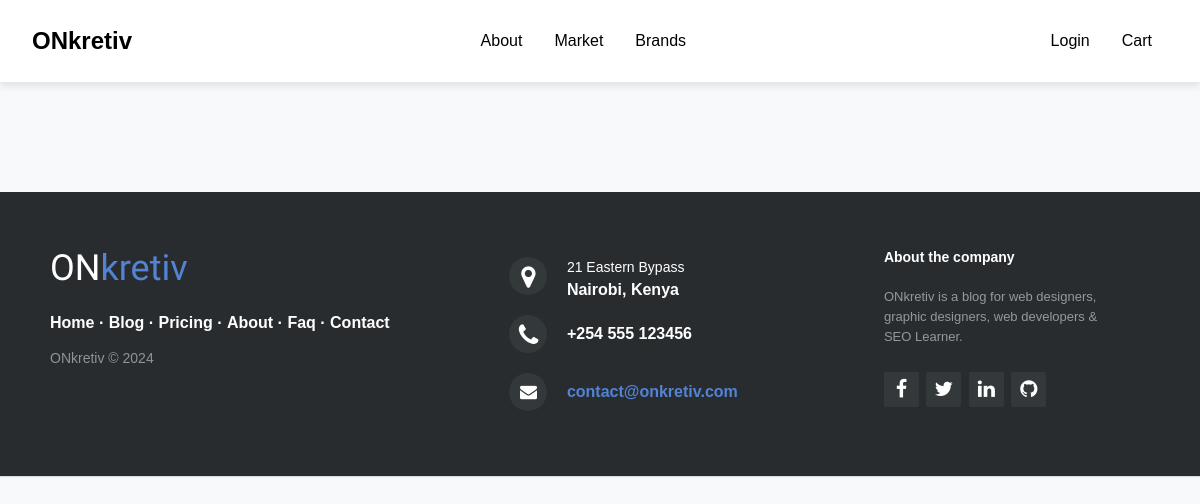
/, run on an earlier commit of the app's database.
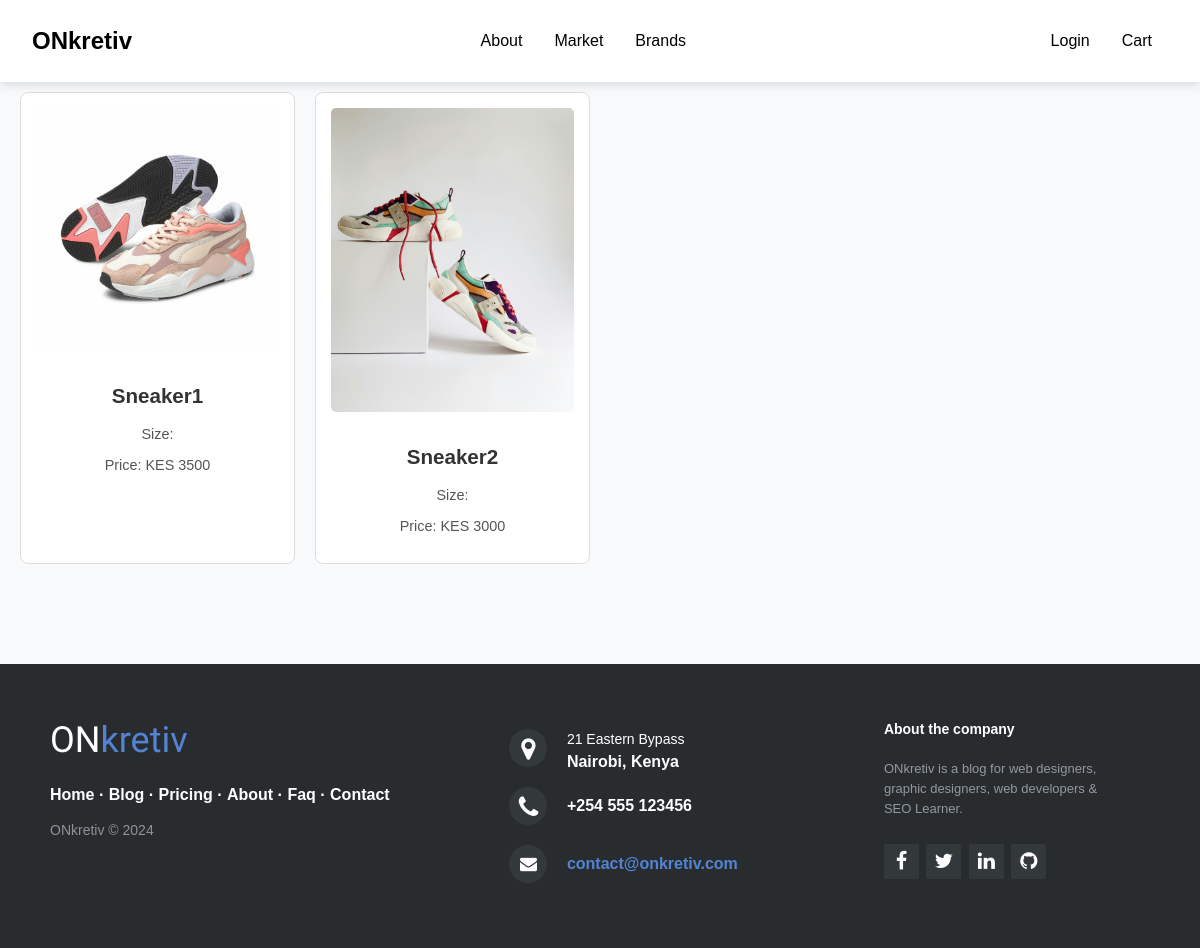
And on a later commit of the database.
### store/models.py (models this page shows, shortened)
class Product(models.Model):
    name = models.CharField(max_length=255)
    price = models.DecimalField(max_digits=10, decimal_places=2)
    description = models.TextField()
    image = models.ImageField(upload_to='products/')
    sku = models.CharField(max_length=100, unique=True)
    quantity = models.IntegerField(default=1)

### store/views.py (the view)
# urls.py: 2. Add a URL to urlpatterns:  path('', views.home, name='home')
def home(request):
    products = Product.objects.all() #Fetch all products from the database
    return render(request, 'store/home.html', {'products': products})

### store/templates/store/home.html (shortened to what this page needs)
{% load static %}
{% load cart_filters %}
<!DOCTYPE html>
<html lang="en">
<head>
    <link rel="stylesheet" href="http://maxcdn.bootstrapcdn.com/font-awesome/4.2.0/css/font-awesome.min.css">
    <link rel="stylesheet" type="text/css" href="{% static 'store/styles.css' %}">
</head>
<body>
     <header id="navbar">
        <nav>
             <a href="{% url 'home' %}" class="logo">ONkretiv</a>
              <ul class="menu">
                <li class="dropdown">
                    <a href="#">About</a>
                </li>
                <li class="dropdown">
                    <a href="#">Market</a>
                </li>
                <li class="dropdown">
                    <a href="#">Brands</a>
                </li>
              </ul>
              <ul class="menu-1">
              <li><a href="{% url 'login' %}">Login</a></li>
              <li><a href="{% url 'cart' %}">Cart</a></li>
              </ul>
        </nav>
     </header>
     <br>
     <br>
     <br>
     <br>
    <div class="product-grid">
        {% for product in products %}
        <div class="product-card">
            <img src="{{ product.image.url }}" alt="{{ product.name }}">
            <h3><a href="{% url 'product_detail' product.sku %}">{{ product.name }}</a></h3>
            <p>Size: {{ product.size }}</p>
            <p>Price: KES {{ product.price|floatformat:0 }}</p>
        </div>
        {% endfor %}
    </div>
    <footer class="footer-distributed">
        <div class="footer-left">
            <h3>ON<span>kretiv</span></h3>
            <p class="footer-links">
                <a href="#">Home</a>
                ·
                <a href="#">Blog</a>
                ·
                <a href="#">Pricing</a>
                ·
                <a href="#">About</a>
                ·
                <a href="#">Faq</a>
                ·
                <a href="#">Contact</a>
            </p>
            <p class="footer-company-name">ONkretiv &copy; 2024</p>
        </div>
        <div class="footer-center">
            <div>
                <i class="fa fa-map-marker"></i>
                <p><span>21 Eastern Bypass</span> Nairobi, Kenya</p>
            </div>
            <div>
                <i class="fa fa-phone"></i>
                <p>+254 555 123456</p>
            </div>
            <div>
                <i class="fa fa-envelope"></i>
                <p><a href="mailto:support@company.com">contact@onkretiv.com</a></p>
            </div>
        </div>
        <div class="footer-right">
            <p class="footer-company-about">
                <span>About the company</span>
                ONkretiv is a blog for web designers, graphic designers, web developers &amp; SEO Learner.
            </p>
            <div class="footer-icons">
                <a href="#"><i class="fa fa-facebook"></i></a>
                <a href="#"><i class="fa fa-twitter"></i></a>
                <a href="#"><i class="fa fa-linkedin"></i></a>
                <a href="#"><i class="fa fa-github"></i></a>
            </div>
        </div>
    </footer>
</body>
</html>

### store/static/store/styles.css (style rules this page uses)
body { font-family: Arial, sans-serif; margin: 0; padding: 0; background-color: #f8f9fa; }
#navbar { position: fixed; top: 0; width: 100%; background-color: rgba(255, 255, 255, 0.9); box-shadow: 0px 4px 8px rgba(0, 0, 0, 0.1); z-index: 1000; transition: background-color 0.3s ease; }
nav { display: flex; justify-content: space-between; align-items: center; padding: 1rem 2rem; }
.logo { font-size: 1.5rem; font-weight: bold; text-decoration: none; color: black; }
.menu { display: flex; list-style: none; }
.menu li { margin: 0 1rem; position: relative; }
.menu a { text-decoration: none; color: black; }
.menu-1 { display: flex; list-style: none; }
.menu-1 li { margin: 0 1rem; position: relative; }
.menu-1 a { text-decoration: none; color: black; }
.product-grid { display: grid; grid-template-columns: repeat(4, 1fr); gap: 20px; padding: 20px; max-width: 1200px; margin: 0 auto; }
.product-card { background-color: #fff; border: 1px solid #ddd; border-radius: 8px; padding: 15px; text-align: center; transition: box-shadow 0.3s ease; }
.product-card img { width: 100%; height: auto; border-radius: 5px; margin-bottom: 10px; }
.product-card h3 a { color: #333; text-decoration: none; font-size: 1.1em; }
.product-card p { color: #555; font-size: 0.9em; }
footer { position: relative; bottom: 0; }
.footer-distributed { background-color: #292c2f; box-shadow: 0 1px 1px 0 rgba(0, 0, 0, 0.12); box-sizing: border-box; width: 100%; text-align: left; font: bold 16px sans-serif; padding: 55px 50px; margin-top: 80px; }
.footer-distributed .footer-left, .footer-distributed .footer-center, .footer-distributed .footer-right { display: inline-block; vertical-align: top; }
.footer-distributed .footer-left { width: 40%; }
.footer-distributed h3 { color: #ffffff; font: normal 36px 'Cookie', cursive; margin: 0; }
.footer-distributed h3 span { color: #5383d3; }
.footer-distributed .footer-links { color: #ffffff; margin: 20px 0 12px; padding: 0; }
.footer-distributed .footer-links a { display:inline-block; line-height: 1.8; text-decoration: none; color: inherit; }
.footer-distributed .footer-company-name { color: #8f9296; font-size: 14px; font-weight: normal; margin: 0; }
.footer-distributed .footer-center { width: 35%; }
.footer-distributed .footer-center i { background-color: #33383b; color: #ffffff; font-size: 25px; width: 38px; height: 38px; border-radius: 50%; text-align: center; line-height: 42px; margin: 10px 15px; vertical-align: middle; }
.footer-distributed .footer-center i.fa-envelope { font-size: 17px; line-height: 38px; }
.footer-distributed .footer-center p { display: inline-block; color: #ffffff; vertical-align: middle; margin:0; }
.footer-distributed .footer-center p span { display:block; font-weight: normal; font-size:14px; line-height:2; }
.footer-distributed .footer-center p a { color: #5383d3; text-decoration: none;; }
.footer-distributed .footer-right { width: 20%; }
.footer-distributed .footer-company-about { line-height: 20px; color: #92999f; font-size: 13px; font-weight: normal; margin: 0; }
.footer-distributed .footer-company-about span { display: block; color: #ffffff; font-size: 14px; font-weight: bold; margin-bottom: 20px; }
.footer-distributed .footer-icons { margin-top: 25px; }
.footer-distributed .footer-icons a { display: inline-block; width: 35px; height: 35px; cursor: pointer; background-color: #33383b; border-radius: 2px; font-size: 20px; color: #ffffff; text-align: center; line-height: 35px; margin-right: 3px; margin-bottom: 5px; }

What changed in the data, as far as the page shows it:
added Product: image (picture), name "Sneaker1", price "3500"
added Product: image (picture), name "Sneaker2", price "3000"
